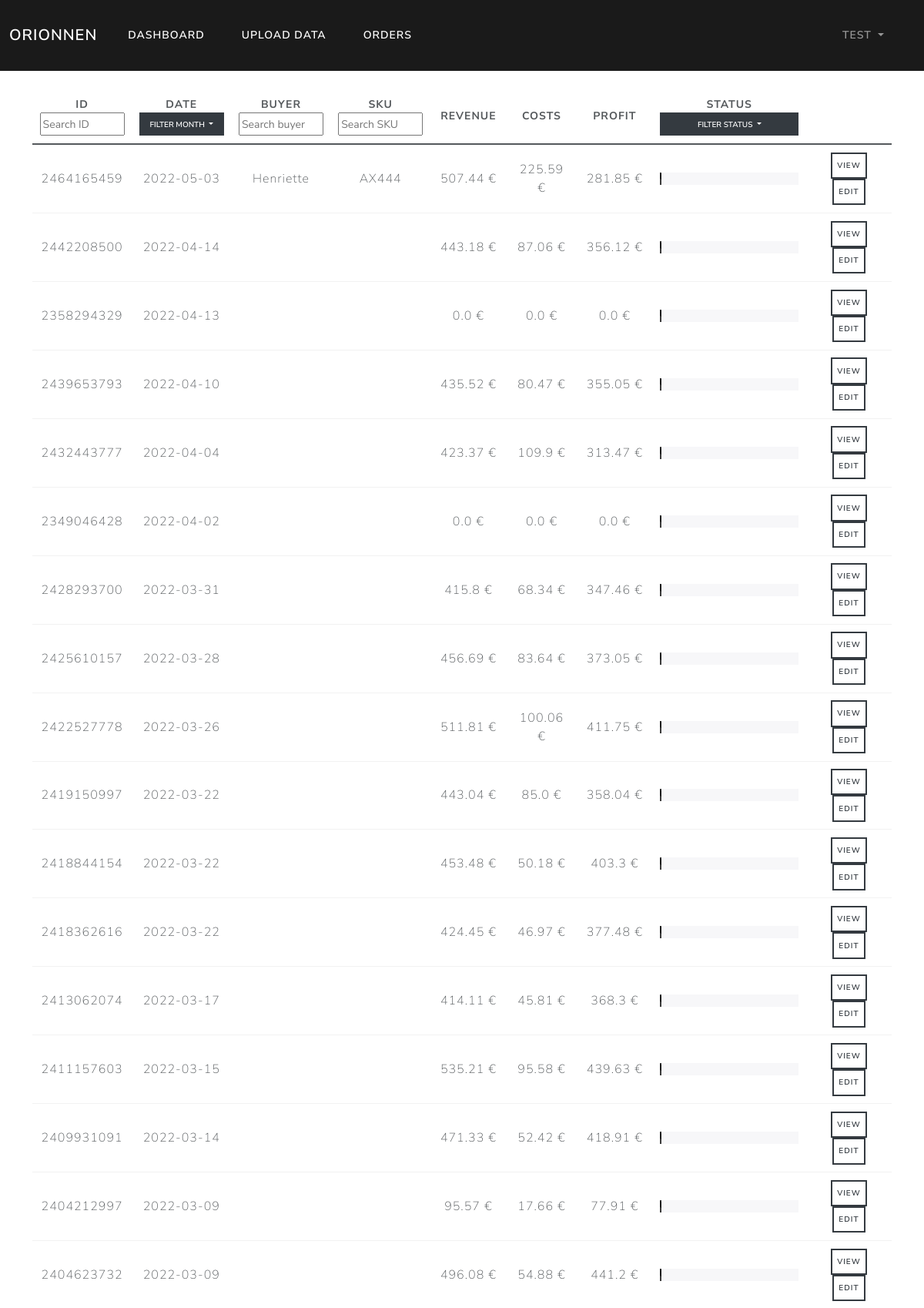
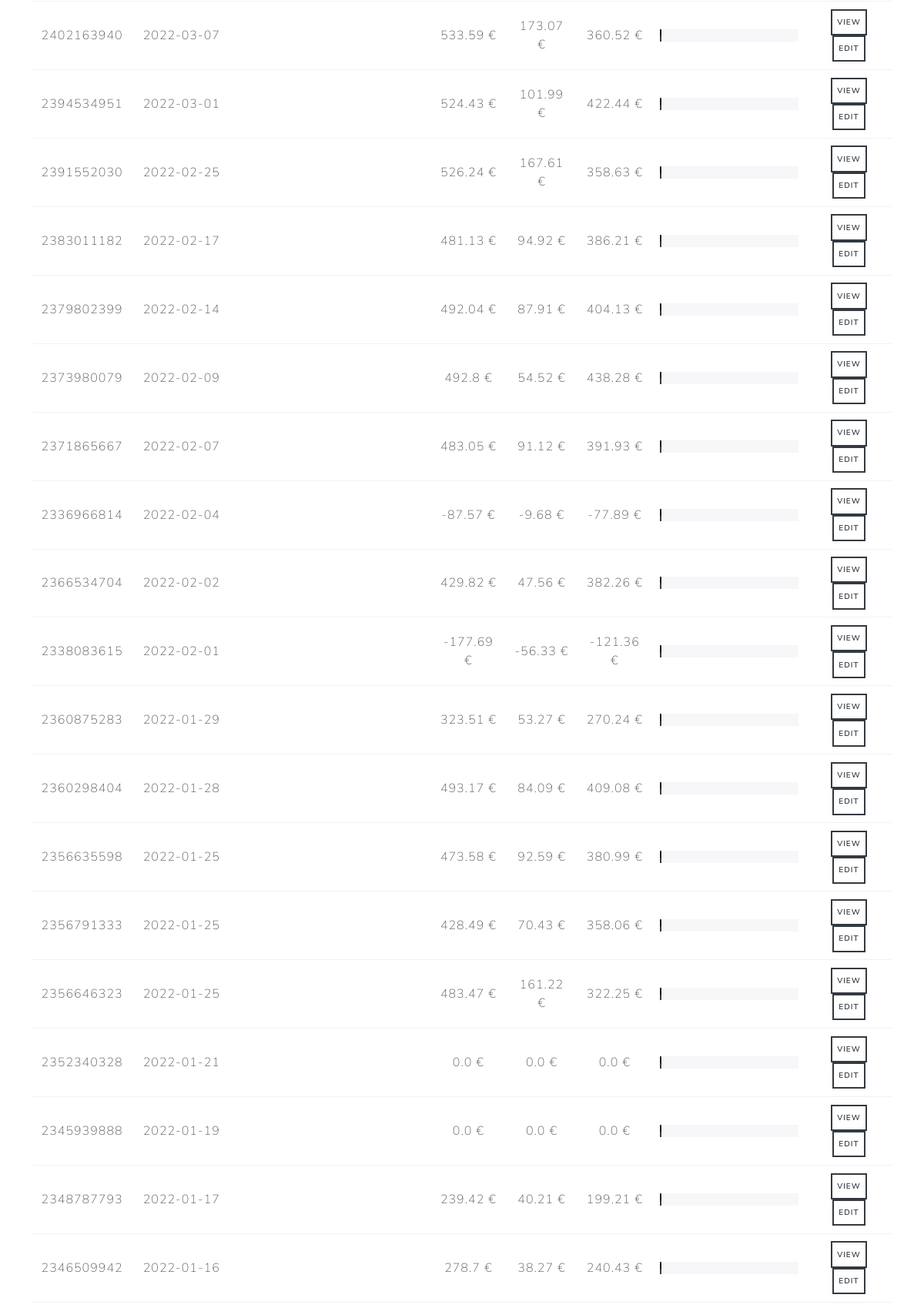
Page /orders/month_all/status=Ordered (signed in, upper part) on the committed database (2 pictures, top to bottom).
### orionnen/models.py (models this page shows, shortened)
class User(db.Model, UserMixin):
    id = db.Column(db.Integer, primary_key=True)
    username = db.Column(db.String(20), unique=True, nullable=False)
    email = db.Column(db.String(120), unique=True, nullable=False)
    password = db.Column(db.String(60), nullable=False)
    orders = db.relationship('Order', backref='author', lazy=True)

class Order(db.Model):
    id = db.Column(db.Integer, primary_key=True)
    user_id = db.Column(db.Integer, db.ForeignKey('user.id'), nullable=False)
    order_id = db.Column(db.Integer, unique=True, nullable=False)
    sku = db.Column(db.String(20), default='Not Specified')
    buyer = db.Column(db.String(20), default='Not Specified')
    date = db.Column(db.Date, nullable=False)
    note = db.Column(db.String(20), default='No Note')
    status = db.Column(db.String(20), default='Ordered')
    revenue = db.Column(db.Float, default=0)
    refund = db.Column(db.Float, default=0)
    net_revenue = db.Column(db.Float, default=0)
    proc_fee = db.Column(db.Float, default=0)
    cred_proc_fee = db.Column(db.Float, default=0)
    net_proc_fee = db.Column(db.Float, default=0)
    trans_trans_fee = db.Column(db.Float, default=0)
    cred_trans_trans_fee = db.Column(db.Float, default=0)
    ship_trans_fee = db.Column(db.Float, default=0)
    cred_ship_trans_fee = db.Column(db.Float, default=0)
    ad_fee = db.Column(db.Float, default=0)
    cred_ad_fee = db.Column(db.Float, default=0)
    net_ad_fee = db.Column(db.Float, default=0)
    vat_ad = db.Column(db.Float, default=0)
    cred_vat_ad = db.Column(db.Float, default=0)
    vat_proc_fee = db.Column(db.Float, default=0)
    cred_vat_proc_fee = db.Column(db.Float, default=0)
    vat_trans = db.Column(db.Float, default=0)
    cred_vat_trans = db.Column(db.Float, default=0)
    vat_ship_trans = db.Column(db.Float, default=0)
    cred_vat_ship_trans = db.Column(db.Float, default=0)
    tax = db.Column(db.Float, default=0)
    cred_tax = db.Column(db.Float, default=0)
    net_tax = db.Column(db.Float, default=0)
    trans_fee = db.Column(db.Float, default=0)
    cred_trans_fee = db.Column(db.Float, default=0)
    net_trans_fee = db.Column(db.Float, default=0)
    vat = db.Column(db.Float, default=0)
    cred_vat = db.Column(db.Float, default=0)
    net_vat = db.Column(db.Float, default=0)
    etsy_costs = db.Column(db.Float, default=0)
    prod_costs = db.Column(db.Float, default=0)
    ship_costs = db.Column(db.Float, default=0)
    undef_costs = db.Column(db.Float, default=0)
    other_costs = db.Column(db.Float, default=0)
    costs = db.Column(db.Float, default=0)
    profit = db.Column(db.Float, default=0)

### orionnen/routes.py (the view)
@app.route('/orders/month_<month>/status=<status>', methods=['GET', 'POST'])
@login_required
def show_orders_status(status, month):
    if month != 'all':
        orders = db.session.query(Order).filter(Order.date.between(f'2022-{month}-01', f'2022-{month}-31'), Order.status == status).filter_by(author=current_user).order_by(Order.date.desc())
    else:
        orders = db.session.query(Order).filter(Order.status == status).filter_by(author=current_user).order_by(Order.date.desc())
    return render_template("orders.html", orders=orders)

### orionnen/models.py (called while the page is built)
@login_manager.user_loader
def load_user(user_id):
    return User.query.get(int(user_id))

### orionnen/templates/orders.html (shortened to what this page needs)
{% extends "base.html" %}
{% block content %}
    <table id="Orders" class="table table-hover">
        <tr class="header">
          <th>
              ID<br>
              <input type="text" id="ID" onkeyup="filter_ID()" placeholder="Search ID" style="width: 110px; height: 30px;">
          </th>
          <th>
              Date<br>
              <div class="dropdown">
                    <button class="btn btn-dark btn-sm dropdown-toggle" type="button" id="dropdownMenuButton1" data-bs-toggle="dropdown" aria-expanded="false" style="width: 110px; height: 30px;">
                        Filter month
                    </button>
              </div>
          </th>
          <th>
              Buyer<br>
              <input type="text" id="Buyer" onkeyup="filter_buyer()" placeholder="Search buyer" style="width: 110px; height: 30px;">
          </th>
          <th>
              SKU<br>
              <input type="text" id="SKU" onkeyup="filter_SKU()" placeholder="Search SKU" style="width: 110px; height: 30px;">
          </th>
          <th>Revenue</th>
          <th>Costs</th>
          <th>Profit</th>
          <th>
              Status
              <div class="dropdown">
                    <button class="btn btn-dark btn-sm dropdown-toggle" style="width: 180px; height: 30px;";" type="button" id="dropdownMenuButton1" data-bs-toggle="dropdown" aria-expanded="false">
                        Filter status
                    </button>
                </div>
          </th>
          <th></th>
        </tr>
      <tbody>
        {% for order in orders %}
            <tr>
                <td style="text-align:center; vertical-align:middle">{{ order.order_id }}</td>
                <td style="text-align:center; vertical-align:middle">{{ order.date }}</td>
                <td style="text-align:center; vertical-align:middle">{{ order.buyer }}</td>
                <td style="text-align:center; vertical-align:middle">{{ order.sku }}</td>
                <td style="text-align:center; vertical-align:middle">{{ order.net_revenue }} €</td>
                <td style="text-align:center; vertical-align:middle">{{ order.costs }} €</td>
                <td style="text-align:center; vertical-align:middle">{{ order.profit }} €</td>
                <td style="text-align:center; vertical-align:middle">
                    <div class="progress">
                    </div>
                </td>
                <td align="center"><a class="btn btn-outline-dark btn-sm" href="{{ url_for('view_order', order_id=order.order_id) }}">View</a> <a class="btn btn-outline-dark btn-sm" href="{{ url_for('edit_order', order_id=order.order_id) }}">Edit</a></td>
            </tr>
        {% endfor %}
      </tbody>
    </table>
{% endblock %}

### orionnen/templates/navbar.html (shortened to what this page needs)
      <nav class="navbar navbar-expand-lg navbar-dark bg-primary">
        <div class="container-fluid">
          <a class="navbar-brand" href="/">Orionnen</a>
          <div class="collapse navbar-collapse" id="navbarColor01">
            <div class="navbar-nav mr-auto">
              {% if current_user.is_authenticated %}
              <a class="nav-item nav-link active" href="{{ url_for('dashboard') }}">Dashboard</a>
              <a class="nav-item nav-link active" href="{{ url_for('upload') }}">Upload data</a>
              <a class="nav-item nav-link active" href="{{ url_for('show_orders') }}">Orders</a>
              {% else %}
              <a class="nav-item nav-link active" href="{{ url_for('login') }}">Login</a>
              <a class="nav-item nav-link active" href="{{ url_for('register') }}">Register</a>
              {% endif %}
            </div>
          </div>
          <div class="navbar-nav mr-auto">
            {% if current_user.is_authenticated %}
            <li class="nav-item dropdown">
              <a class="nav-link dropdown-toggle" data-bs-toggle="dropdown" href="#" role="button" aria-haspopup="true" aria-expanded="false">
                {{ current_user.username }}
              </a>
            </li>
            {% endif %}
          </div>
        </div>
      </nav>

### rows in the picture
User: username "TEST"
Order: order_id "2464165459", date "2022-05-03", buyer "Henriette", sku "AX444", net_revenue "507.44", costs "225.59", profit "281.85"
Order: order_id "2442208500", date "2022-04-14", net_revenue "443.18", costs "87.06", profit "356.12"
Order: order_id "2358294329", date "2022-04-13", net_revenue "0.0", costs "0.0", profit "0.0"
Order: order_id "2439653793", date "2022-04-10", net_revenue "435.52", costs "80.47", profit "355.05"
Order: order_id "2432443777", date "2022-04-04", net_revenue "423.37", costs "109.9", profit "313.47"
Order: order_id "2349046428", date "2022-04-02", net_revenue "0.0", costs "0.0", profit "0.0"
Order: order_id "2428293700", date "2022-03-31", net_revenue "415.8", costs "68.34", profit "347.46"
Order: order_id "2425610157", date "2022-03-28", net_revenue "456.69", costs "83.64", profit "373.05"
Order: order_id "2422527778", date "2022-03-26", net_revenue "511.81", costs "100.06", profit "411.75"
Order: order_id "2419150997", date "2022-03-22", net_revenue "443.04", costs "85.0", profit "358.04"
Order: order_id "2418844154", date "2022-03-22", net_revenue "453.48", costs "50.18", profit "403.3"
Order: order_id "2418362616", date "2022-03-22", net_revenue "424.45", costs "46.97", profit "377.48"
Order: order_id "2413062074", date "2022-03-17", net_revenue "414.11", costs "45.81", profit "368.3"
Order: order_id "2411157603", date "2022-03-15", net_revenue "535.21", costs "95.58", profit "439.63"
Order: order_id "2409931091", date "2022-03-14", net_revenue "471.33", costs "52.42", profit "418.91"
Order: order_id "2404212997", date "2022-03-09", net_revenue "95.57", costs "17.66", profit "77.91"
Order: order_id "2404623732", date "2022-03-09", net_revenue "496.08", costs "54.88", profit "441.2"
Order: order_id "2402163940", date "2022-03-07", net_revenue "533.59", costs "173.07", profit "360.52"
Order: order_id "2394534951", date "2022-03-01", net_revenue "524.43", costs "101.99", profit "422.44"
Order: order_id "2391552030", date "2022-02-25", net_revenue "526.24", costs "167.61", profit "358.63"
Order: order_id "2383011182", date "2022-02-17", net_revenue "481.13", costs "94.92", profit "386.21"
Order: order_id "2379802399", date "2022-02-14", net_revenue "492.04", costs "87.91", profit "404.13"
Order: order_id "2373980079", date "2022-02-09", net_revenue "492.8", costs "54.52", profit "438.28"
Order: order_id "2371865667", date "2022-02-07", net_revenue "483.05", costs "91.12", profit "391.93"
Order: order_id "2336966814", date "2022-02-04", net_revenue "-87.57", costs "-9.68", profit "-77.89"
Order: order_id "2366534704", date "2022-02-02", net_revenue "429.82", costs "47.56", profit "382.26"
Order: order_id "2338083615", date "2022-02-01", net_revenue "-177.69", costs "-56.33", profit "-121.36"
Order: order_id "2360875283", date "2022-01-29", net_revenue "323.51", costs "53.27", profit "270.24"
Order: order_id "2360298404", date "2022-01-28", net_revenue "493.17", costs "84.09", profit "409.08"
Order: order_id "2356635598", date "2022-01-25", net_revenue "473.58", costs "92.59", profit "380.99"
Order: order_id "2356791333", date "2022-01-25", net_revenue "428.49", costs "70.43", profit "358.06"
Order: order_id "2356646323", date "2022-01-25", net_revenue "483.47", costs "161.22", profit "322.25"
Order: order_id "2352340328", date "2022-01-21", net_revenue "0.0", costs "0.0", profit "0.0"
Order: order_id "2345939888", date "2022-01-19", net_revenue "0.0", costs "0.0", profit "0.0"
Order: order_id "2348787793", date "2022-01-17", net_revenue "239.42", costs "40.21", profit "199.21"
Order: order_id "2346509942", date "2022-01-16", net_revenue "278.7", costs "38.27", profit "240.43"
